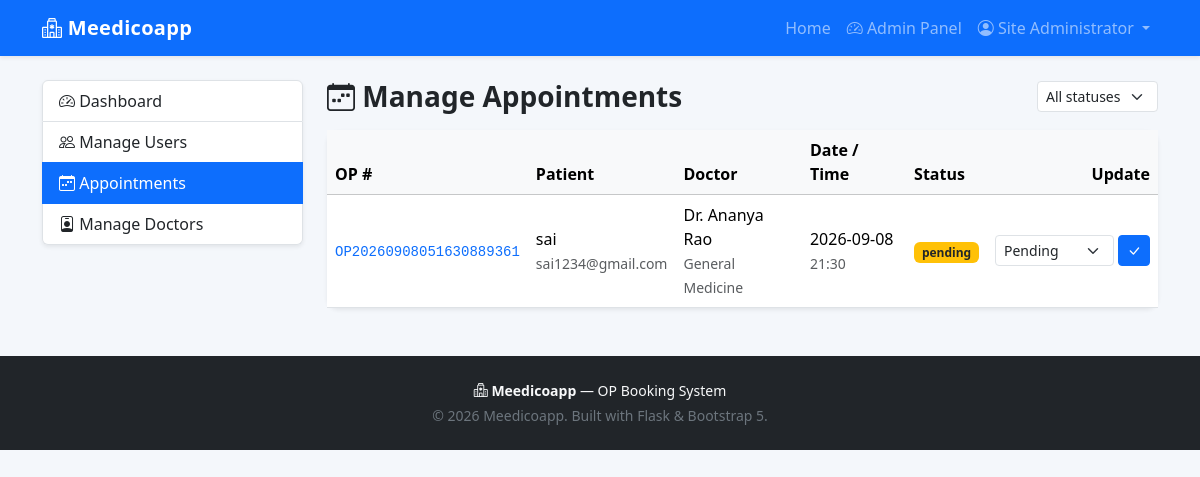
The app's page /admin/appointments (signed in) with its own data.
### tables this page shows
CREATE TABLE users (
    id              INTEGER PRIMARY KEY AUTOINCREMENT,
    name            TEXT NOT NULL,
    email           TEXT NOT NULL UNIQUE,
    password_hash   TEXT NOT NULL,
    phone           TEXT,
    role            TEXT NOT NULL DEFAULT 'patient'
                        CHECK (role IN ('patient', 'doctor', 'admin')),
    is_active       INTEGER NOT NULL DEFAULT 1,
    created_at      TEXT NOT NULL
);

CREATE TABLE appointments (
    id                  INTEGER PRIMARY KEY AUTOINCREMENT,
    patient_id          INTEGER NOT NULL,
    doctor_id           INTEGER NOT NULL,
    appointment_date    TEXT NOT NULL,
    appointment_time    TEXT NOT NULL,
    reason              TEXT,
    status              TEXT NOT NULL DEFAULT 'pending'
                            CHECK (status IN ('pending', 'confirmed', 'cancelled', 'completed')),
    op_number           TEXT UNIQUE,
    created_at          TEXT NOT NULL,
    FOREIGN KEY (patient_id) REFERENCES users (id) ON DELETE CASCADE,
    FOREIGN KEY (doctor_id) REFERENCES doctors (id) ON DELETE CASCADE
);

CREATE TABLE doctors (
    id              INTEGER PRIMARY KEY AUTOINCREMENT,
    user_id         INTEGER UNIQUE,
    name            TEXT NOT NULL,
    specialization  TEXT NOT NULL,
    department      TEXT,
    fee             REAL NOT NULL DEFAULT 0,
    available_days  TEXT DEFAULT 'Mon-Sat',
    available_time  TEXT DEFAULT '09:00 - 17:00',
    is_active       INTEGER NOT NULL DEFAULT 1,
    created_at      TEXT NOT NULL,
    FOREIGN KEY (user_id) REFERENCES users (id) ON DELETE SET NULL
);

### MEDIAPP/meedicoapp/app.py (the view)
@app.route("/admin/appointments")
@admin_required
def admin_appointments():
    status_filter = request.args.get("status") or None
    appointments = Appointment.list_all(status=status_filter)
    return render_template("admin_appointments.html", appointments=appointments, status_filter=status_filter)

### MEDIAPP/meedicoapp/app.py (called while the page is built)
def current_user():
    user_id = session.get("user_id")
    if not user_id:
        return None
    return User.get_by_id(user_id)

@app.context_processor
def inject_globals():
    return {"current_user": current_user(), "app_name": "Meedicoapp", "config": app.config}

def roles_required(*roles):
    def decorator(view):
        @wraps(view)
        def wrapped(*args, **kwargs):
            user = current_user()
            if not user:
                flash("Please log in to continue.", "warning")
                return redirect(url_for("login", next=request.path))
            if user["role"] not in roles:
                flash("You do not have permission to access that page.", "danger")
                return redirect(url_for("dashboard"))
            return view(*args, **kwargs)
        return wrapped
    return decorator

### MEDIAPP/meedicoapp/models.py (called while the page is built)
def get_connection():
    conn = sqlite3.connect(DATABASE_PATH)
    conn.row_factory = sqlite3.Row
    conn.execute("PRAGMA foreign_keys = ON")
    return conn

@contextmanager
def get_cursor(commit=False):
    conn = get_connection()
    cursor = conn.cursor()
    try:
        yield cursor
        if commit:
            conn.commit()
    finally:
        conn.close()

def row_to_dict(row):
    return dict(row) if row is not None else None

def rows_to_list(rows):
    return [dict(r) for r in rows]

    @staticmethod
    def get_by_id(user_id):
        with get_cursor() as cur:
            cur.execute("SELECT * FROM users WHERE id = ?", (user_id,))
            return row_to_dict(cur.fetchone())

    @staticmethod
    def list_all(status=None):
        query = """
            SELECT a.*, u.name AS patient_name, u.email AS patient_email,
                   d.name AS doctor_name, d.specialization
            FROM appointments a
            JOIN users u ON u.id = a.patient_id
            JOIN doctors d ON d.id = a.doctor_id
            WHERE 1=1
        """
        params = []
        if status:
            query += " AND a.status = ?"
            params.append(status)
        query += " ORDER BY a.appointment_date DESC, a.appointment_time DESC"
        with get_cursor() as cur:
            cur.execute(query, params)
            return rows_to_list(cur.fetchall())

### MEDIAPP/meedicoapp/templates/admin_appointments.html (shortened to what this page needs)
{% extends "base.html" %}
{% block content %}
<div class="row">
    <div class="col-lg-3 mb-3">
        {% include "_admin_sidebar.html" %}
    </div>
    <div class="col-lg-9">
        <div class="d-flex justify-content-between align-items-center mb-3 flex-wrap gap-2">
            <h3 class="fw-bold mb-0"><i class="bi bi-calendar-week"></i> Manage Appointments</h3>
            <form class="d-flex gap-2" method="GET">
                <select name="status" class="form-select form-select-sm" onchange="this.form.submit()">
                    <option value="">All statuses</option>
                </select>
            </form>
        </div>
        <div class="card border-0 shadow-sm">
            <div class="table-responsive">
                <table class="table table-hover align-middle mb-0">
                    <thead class="table-light">
                        <tr>
                            <th>OP #</th><th>Patient</th><th>Doctor</th><th>Date / Time</th><th>Status</th><th class="text-end">Update</th>
                        </tr>
                    </thead>
                    <tbody>
                    {% for a in appointments %}
                        <tr>
                            <td><code>{{ a.op_number }}</code></td>
                            <td>{{ a.patient_name }}<br><span class="text-muted small">{{ a.patient_email }}</span></td>
                            <td>{{ a.doctor_name }}<br><span class="text-muted small">{{ a.specialization }}</span></td>
                            <td>{{ a.appointment_date }}<br><span class="text-muted small">{{ a.appointment_time }}</span></td>
                            <td>
                                <span class="badge
                                    {% if a.status == 'confirmed' %}bg-success
                                    {% elif a.status == 'pending' %}bg-warning text-dark
                                    {% elif a.status == 'cancelled' %}bg-secondary
                                    {% else %}bg-primary{% endif %}">{{ a.status }}</span>
                            </td>
                            <td class="text-end">
                                <form method="POST" action="{{ url_for('admin_update_appointment_status', appointment_id=a.id) }}" class="d-flex gap-1 justify-content-end">
                                    <select name="status" class="form-select form-select-sm" style="width:auto;">
                                        {% for s in ['pending', 'confirmed', 'cancelled', 'completed'] %}
                                        <option value="{{ s }}" {% if a.status == s %}selected{% endif %}>{{ s|capitalize }}</option>
                                        {% endfor %}
                                    </select>
                                    <button class="btn btn-sm btn-primary"><i class="bi bi-check-lg"></i></button>
                                </form>
                            </td>
                        </tr>
                    {% else %}
                        <tr><td colspan="6" class="text-center text-muted py-4">No appointments found.</td></tr>
                    {% endfor %}
                    </tbody>
                </table>
            </div>
        </div>
    </div>
</div>
{% endblock %}

### MEDIAPP/meedicoapp/templates/base.html (shortened to what this page needs)
<!DOCTYPE html>
<html lang="en">
<head>
    <link href="https://cdn.jsdelivr.net/npm/bootstrap@5.3.3/dist/css/bootstrap.min.css" rel="stylesheet">
    <link rel="stylesheet" href="https://cdn.jsdelivr.net/npm/bootstrap-icons@1.11.3/font/bootstrap-icons.css">
    <link rel="stylesheet" href="{{ url_for('static', filename='css/style.css') }}">
</head>
<body>
<nav class="navbar navbar-expand-lg navbar-dark bg-primary shadow-sm">
    <div class="container">
        <a class="navbar-brand fw-bold" href="{{ url_for('index') }}">
            <i class="bi bi-hospital"></i> Meedicoapp
        </a>
        <div class="collapse navbar-collapse" id="navMain">
            <ul class="navbar-nav ms-auto align-items-lg-center">
                <li class="nav-item"><a class="nav-link" href="{{ url_for('index') }}">Home</a></li>
                {% if current_user %}
                    {% if current_user.role == 'admin' %}
                        <li class="nav-item"><a class="nav-link" href="{{ url_for('admin_dashboard') }}"><i class="bi bi-speedometer2"></i> Admin Panel</a></li>
                    {% else %}
                        <li class="nav-item"><a class="nav-link" href="{{ url_for('dashboard') }}">Dashboard</a></li>
                    {% endif %}
                    <li class="nav-item dropdown">
                        <a class="nav-link dropdown-toggle" href="#" role="button" data-bs-toggle="dropdown">
                            <i class="bi bi-person-circle"></i> {{ current_user.name }}
                        </a>
                    </li>
                {% else %}
                    <li class="nav-item"><a class="nav-link" href="{{ url_for('login') }}">Login</a></li>
                    <li class="nav-item">
                        <a class="btn btn-light btn-sm ms-lg-2 fw-semibold" href="{{ url_for('register') }}">Register</a>
                    </li>
                {% endif %}
            </ul>
        </div>
    </div>
</nav>
<main class="container my-4">
    {% block content %}{% endblock %}
</main>
<footer class="bg-dark text-light py-4 mt-5">
    <div class="container text-center small">
        <p class="mb-1"><i class="bi bi-hospital"></i> <strong>Meedicoapp</strong> &mdash; OP Booking System</p>
        <p class="mb-0 text-secondary">&copy; {{ 2026 }} Meedicoapp. Built with Flask &amp; Bootstrap 5.</p>
    </div>
</footer>
</body>
</html>

### MEDIAPP/meedicoapp/static/css/style.css (style rules this page uses)
body { background-color: #f4f7fb; }
.navbar-brand { letter-spacing: 0.3px; }
.card { border-radius: 0.75rem; }
code { color: #0d6efd; }

### records on screen
users: name "Site Administrator"
appointments: op_number "OP20260908051630889361", patient_name "sai", patient_email "sai1234@gmail.com", doctor_name "Dr. Ananya Rao", specialization "General Medicine", appointment_date "2026-09-08", appointment_time "21:30", status "pending", status "Pending"

### other values on screen
{{ 2026 }} "2026"
